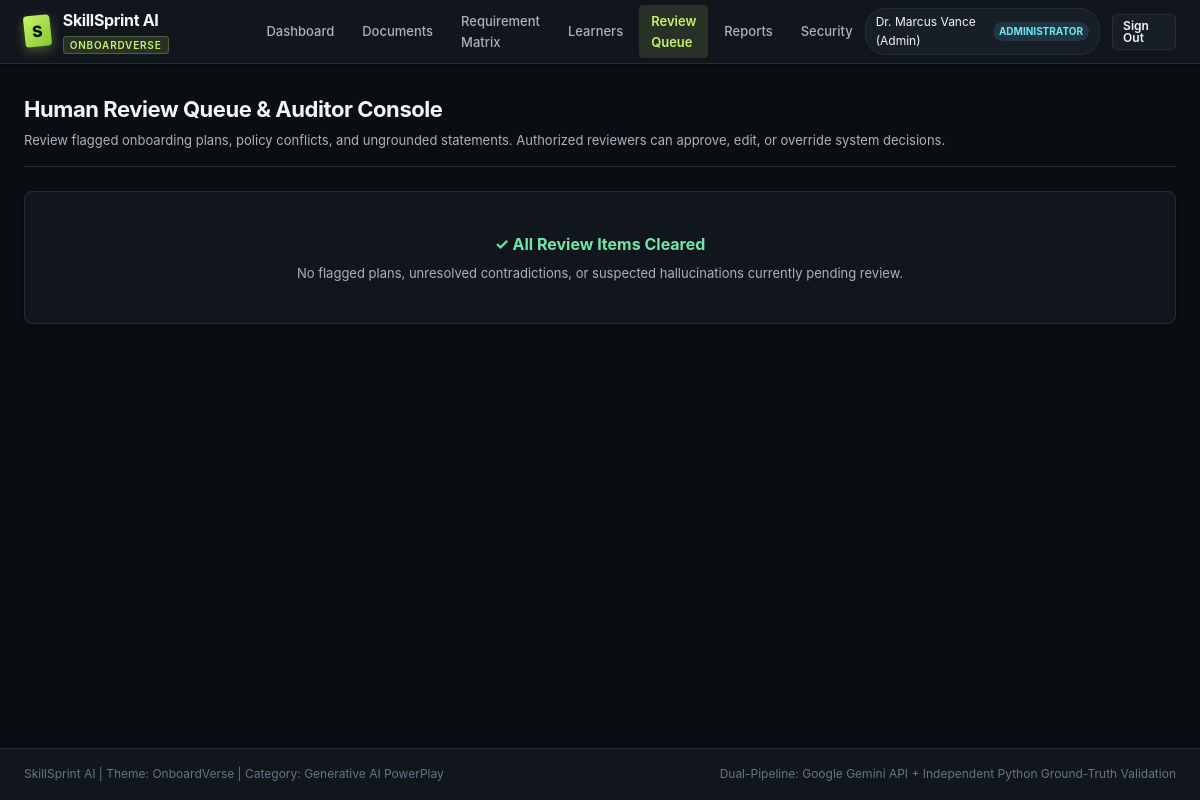
Screenshot of /review-queue (signed in) with the database file from the repository.
### tables this page shows
CREATE TABLE users (
    user_id TEXT PRIMARY KEY,
    username TEXT NOT NULL UNIQUE,
    email TEXT NOT NULL UNIQUE,
    password_hash TEXT NOT NULL,
    system_role_id TEXT NOT NULL,
    full_name TEXT NOT NULL,
    is_active INTEGER DEFAULT 1,
    created_at TIMESTAMP DEFAULT CURRENT_TIMESTAMP,
    last_login TIMESTAMP,
    FOREIGN KEY (system_role_id) REFERENCES system_roles(role_id)
);

CREATE TABLE system_roles (
    role_id TEXT PRIMARY KEY,
    name TEXT NOT NULL UNIQUE,
    description TEXT,
    created_at TIMESTAMP DEFAULT CURRENT_TIMESTAMP
);

### src/routes/app_routes.py (the view)
@routes_bp.route("/review-queue")
@login_required
def review_queue_view():
    reviews = query_all(
        """
        SELECT mr.*, op.title as plan_title, e.first_name, e.last_name, jr.title as role_title
        FROM manual_reviews mr
        JOIN onboarding_plans op ON mr.plan_id = op.plan_id
        JOIN employees e ON op.employee_id = e.employee_id
        JOIN job_roles jr ON op.job_role_id = jr.role_id
        ORDER BY mr.created_at DESC
        """
    )
    return render_template("review_queue.html", active_page="review", review_items=reviews)

### src/core/auth.py (called while the page is built)
def get_current_user() -> Optional[Dict[str, Any]]:
    user_id = session.get("user_id")
    if not user_id:
        return None
    user = query_one(
        """
        SELECT u.user_id, u.username, u.email, u.full_name, u.is_active,
               sr.role_id as system_role_id, sr.name as role_name
        FROM users u
        JOIN system_roles sr ON u.system_role_id = sr.role_id
        WHERE u.user_id = ? AND u.is_active = 1
        """,
        (user_id,)
    )
    return user

def login_required(f: Callable) -> Callable:
    @wraps(f)
    def decorated_function(*args, **kwargs):
        user = get_current_user()
        if not user:
            if request.is_json or request.path.startswith("/api/"):
                return jsonify({"error": "Authentication required", "status": 401}), 401
            return redirect(url_for("auth.login_view", next=request.url))
        g.current_user = user
        return f(*args, **kwargs)
    return decorated_function

### src/database/db.py (called while the page is built, shortened)
def resolve_db_path() -> str:
    env_path = os.environ.get("SKILLSPRINT_DB_PATH")
    if env_path:
        return env_path

def dict_factory(cursor: sqlite3.Cursor, row: Tuple) -> Dict[str, Any]:
    d = {}
    for idx, col in enumerate(cursor.description):
        d[col[0]] = row[idx]
    return d

@contextmanager
def get_db_connection():
    global _seeding_lock
    db_path = resolve_db_path()
    conn = sqlite3.connect(db_path, timeout=30.0)
    conn.row_factory = dict_factory
    try:
        conn.execute("PRAGMA foreign_keys = ON;")
    except Exception:
        pass
    try:
        conn.execute("PRAGMA journal_mode = WAL;")
    except Exception:
        try:
            conn.execute("PRAGMA journal_mode = DELETE;")
        except Exception:
            pass
    try:
        yield conn
        try:
            conn.commit()
        except Exception:
            pass
    except Exception:
        try:
            conn.rollback()
        except Exception:
            pass
        raise
    finally:
        try:
            conn.close()
        except Exception:
            pass

def query_all(query: str, params: Tuple = ()) -> List[Dict[str, Any]]:
    with get_db_connection() as conn:
        cur = conn.cursor()
        cur.execute(query, params)
        return cur.fetchall()

def query_one(query: str, params: Tuple = ()) -> Optional[Dict[str, Any]]:
    with get_db_connection() as conn:
        cur = conn.cursor()
        cur.execute(query, params)
        return cur.fetchone()

### templates/review_queue.html (shortened to what this page needs)
{% extends "base.html" %}
{% block content %}
<div class="page-header">
  <div class="page-title-group">
    <h1>Human Review Queue &amp; Auditor Console</h1>
    <p>Review flagged onboarding plans, policy conflicts, and ungrounded statements. Authorized reviewers can approve, edit, or override system decisions.</p>
  </div>
</div>
<div style="display: flex; flex-direction: column; gap: 16px;">
  {% for rev in review_items %}
  <div class="card-3d" id="review-card-{{ rev.review_id }}" style="border-left: 3px solid var(--status-warning);">
    <div class="card-header">
      <div>
        <div style="display: flex; align-items: center; gap: 8px; margin-bottom: 4px;">
          <span class="badge badge-warning" style="text-transform: uppercase;">{{ rev.flag_reason }}</span>
          <span class="badge badge-neutral" style="font-family: var(--font-mono);">Severity: {{ rev.severity }}</span>
          <span style="font-family: var(--font-mono); font-size: 11px; color: var(--text-muted);">{{ rev.review_id }}</span>
        </div>
        <h3 style="font-size: 15px; color: var(--text-primary);">
          Plan: {{ rev.plan_title }} (Employee: {{ rev.first_name }} {{ rev.last_name }} - {{ rev.role_title }})
        </h3>
      </div>
      <div>
        <span class="badge {% if rev.status == 'Pending' %}badge-warning{% else %}badge-verified{% endif %}">
          {{ rev.status }}
        </span>
      </div>
    </div>
    <div style="background-color: var(--bg-primary); border: 1px solid var(--border-subtle); padding: 12px 14px; border-radius: var(--radius-sm); margin-bottom: 14px; font-size: 13px;">
      <div style="font-size: 11px; text-transform: uppercase; color: var(--text-muted); font-weight: 600; margin-bottom: 4px;">
        Disagreement / Flag Summary
      </div>
      <p style="color: var(--text-secondary); line-height: 1.4;">
        {{ rev.flag_details or "Generated plan contains missing mandatory requirements or unverified source references requiring auditor confirmation." }}
      </p>
    </div>
    <div style="display: flex; gap: 12px; align-items: center; flex-wrap: wrap;">
      <input type="text" id="review-comment-{{ rev.review_id }}" class="form-input" style="flex: 1; min-width: 260px;" placeholder="Add reviewer rationale, override justification, or guidance...">
      <div style="display: flex; gap: 8px;">
        <button type="button" class="btn btn-primary btn-sm" onclick="submitReviewDecision('{{ rev.review_id }}', 'Approve')">
          Approve (Override)
        </button>
        <button type="button" class="btn btn-secondary btn-sm" style="color: var(--accent-secondary);" onclick="submitReviewDecision('{{ rev.review_id }}', 'Regenerate')">
          Regenerate
        </button>
        <button type="button" class="btn btn-danger btn-sm" onclick="submitReviewDecision('{{ rev.review_id }}', 'Reject')">
          Reject
        </button>
      </div>
    </div>
  </div>
  {% else %}
  <div class="card-3d" style="text-align: center; padding: 40px;">
    <div style="color: var(--status-positive); font-weight: 700; font-size: 16px; margin-bottom: 6px;">
      ✓ All Review Items Cleared
    </div>
    <p style="color: var(--text-secondary); font-size: 13px;">
      No flagged plans, unresolved contradictions, or suspected hallucinations currently pending review.
    </p>
  </div>
  {% endfor %}
</div>
{% endblock %}

### templates/base.html (shortened to what this page needs)
<!DOCTYPE html>
<html lang="en">
<head>
  <link rel="stylesheet" href="{{ url_for('static', filename='css/styles.css') }}">
</head>
<body>
  <header class="app-header">
    <div style="display: flex; align-items: center; gap: 20px;">
      <a href="{{ url_for('routes.dashboard_view') if g.current_user else url_for('routes.landing_view') }}" class="brand-container" id="brandLink">
        <div class="brand-logo-3d">S</div>
        <div>
          <span class="brand-text">SkillSprint AI</span>
          <span class="brand-badge">OnboardVerse</span>
        </div>
      </a>
      {% if g.current_user %}
      <nav class="main-nav" id="mainNav" aria-label="Main Navigation">
        <a href="{{ url_for('routes.dashboard_view') }}" class="nav-link {% if active_page == 'dashboard' %}active{% endif %}" id="navDashboard">Dashboard</a>
        <a href="{{ url_for('routes.documents_view') }}" class="nav-link {% if active_page == 'documents' %}active{% endif %}" id="navDocuments">Documents</a>
        <a href="{{ url_for('routes.matrix_view') }}" class="nav-link {% if active_page == 'matrix' %}active{% endif %}" id="navMatrix">Requirement Matrix</a>
        <a href="{{ url_for('routes.employees_view') }}" class="nav-link {% if active_page == 'employees' %}active{% endif %}" id="navEmployees">Learners</a>
        <a href="{{ url_for('routes.review_queue_view') }}" class="nav-link {% if active_page == 'review' %}active{% endif %}" id="navReview">Review Queue</a>
        <a href="{{ url_for('routes.reports_view') }}" class="nav-link {% if active_page == 'reports' %}active{% endif %}" id="navReports">Reports</a>
        <a href="{{ url_for('routes.security_tests_view') }}" class="nav-link {% if active_page == 'security' %}active{% endif %}" id="navSecurity">Security</a>
      </nav>
      {% endif %}
    </div>
    <div class="user-nav-profile">
      {% if g.current_user %}
        <div class="user-pill" id="userProfilePill">
          <span>{{ g.current_user.full_name }}</span>
          <span class="role-badge">{{ g.current_user.role_name }}</span>
        </div>
        <a href="{{ url_for('auth.logout') }}" class="btn btn-secondary btn-sm" id="logoutBtn">Sign Out</a>
      {% else %}
        <a href="{{ url_for('auth.login_view') }}" class="btn btn-primary btn-sm" id="loginHeaderBtn">Sign In</a>
      {% endif %}
    </div>
  </header>
  <main class="main-content" id="mainContent">
    {% if content_override %}
      {{ content_override|safe }}
    {% else %}
      {% block content %}{% endblock %}
    {% endif %}
  </main>
  <footer style="background-color: var(--bg-secondary); border-top: 1px solid var(--border-subtle); padding: 16px 24px; font-size: 12px; color: var(--text-muted); display: flex; justify-content: space-between; align-items: center;">
    <div>SkillSprint AI | Theme: OnboardVerse | Category: Generative AI PowerPlay</div>
    <div>Dual-Pipeline: Google Gemini API + Independent Python Ground-Truth Validation</div>
  </footer>
</body>
</html>

### rows the page displays
users: current_user.full_name "Dr. Marcus Vance (Admin)"
system_roles: current_user.role_name "ADMINISTRATOR"
